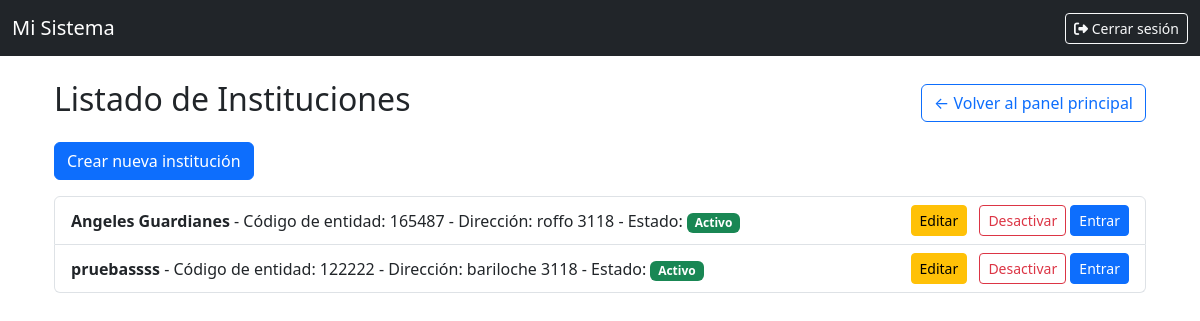
/index.php?action=listarInstituciones (signed in), run on the app's committed database.
### tables this page shows
CREATE TABLE `instituciones` (
  `id_institucion` int NOT NULL,
  `nombre` varchar(100) NOT NULL,
  `codigo_entidad` int NOT NULL,
  `id_localizacion` int DEFAULT NULL,
  `fecha_alta` timestamp NULL DEFAULT CURRENT_TIMESTAMP,
  `estado` tinyint(1) DEFAULT '1'
);

CREATE TABLE `Localizacion` (
  `id_localizacion` int NOT NULL,
  `calle` varchar(255) DEFAULT NULL,
  `numero` int DEFAULT NULL,
  `cod_postal` varchar(100) DEFAULT NULL,
  `departamento` int DEFAULT NULL,
  `piso` int DEFAULT NULL
);

### controllers/InstitucionController.php (called while the page is built, shortened)
<?php
require_once __DIR__ . '/../model/InstitucionModel.php';
class InstitucionController {
    public static function listar() {
        $idUsuario = $_SESSION['user_id'];
        $model = new InstitucionModel();
        $instituciones = $model->obtenerPorUsuario($idUsuario);
        include __DIR__ . '/../views/instituciones/listar.php';
    }
}

### model/InstitucionModel.php (called while the page is built, shortened)
<?php
class InstitucionModel {
    private $conn;
    public function __construct() {
        global $pdo;
        $this->conn = $pdo;
    }
    public function obtenerPorUsuario($idUsuario) {
        $stmt = $this->conn->prepare("
            SELECT i.*, l.calle, l.numero
            FROM instituciones i
            INNER JOIN usuario_instituciones ui ON i.id_institucion = ui.id_institucion
            LEFT JOIN Localizacion l ON i.id_localizacion = l.id_localizacion
            WHERE ui.id_usuario = ?
        ");
        $stmt->execute([$idUsuario]);
        return $stmt->fetchAll(PDO::FETCH_ASSOC);
    }
}

### views/instituciones/listar.php (the view)
<?php include '../include/header.php'; ?>
<div class="container mt-4">
  <div class="d-flex justify-content-between align-items-center mb-3">
    <h2>Listado de Instituciones</h2>
    <a href="index.php?action=dashboard" class="btn btn-outline-primary">
      ← Volver al panel principal
    </a>
  </div>
  <a href="index.php?action=mostrarFormularioCrearInstitucion" class="btn btn-primary mb-3">Crear nueva institución</a>
  <?php if (empty($instituciones)): ?>
    <div class="alert alert-info">No tenés instituciones asociadas aún.</div>
  <?php else: ?>
    <ul class="list-group">
      <?php foreach ($instituciones as $institucion): ?>
        <li class="list-group-item d-flex justify-content-between align-items-center">
          <div>
            <strong><?= htmlspecialchars($institucion['nombre']) ?></strong> -
            Código de entidad: <?= htmlspecialchars($institucion['codigo_entidad']) ?> -
            Dirección: <?= htmlspecialchars($institucion['calle']) ?> <?= htmlspecialchars($institucion['numero']) ?> -
            Estado: <?= $institucion['estado'] == 1
              ? '<span class="badge bg-success">Activo</span>'
              : '<span class="badge bg-secondary">Inactivo</span>' ?>
          </div>
          <div>
            <a href="index.php?action=editarInstitucion&id=<?= $institucion['id_institucion'] ?>" class="btn btn-sm btn-warning me-2">Editar</a>
            <?php if ($institucion['estado'] == 1): ?>
              <a href="index.php?action=desactivarInstitucion&id=<?= $institucion['id_institucion'] ?>&estado=0" class="btn btn-sm btn-outline-danger">Desactivar</a>
            <?php else: ?>
              <a href="index.php?action=desactivarInstitucion&id=<?= $institucion['id_institucion'] ?>&estado=1" class="btn btn-sm btn-outline-success">Activar</a>
            <?php endif; ?>
            <a href="index.php?action=entrarInstitucion&id=<?= $institucion['id_institucion'] ?>" class="btn btn-primary btn-sm">Entrar</a>
          </div>
        </li>
      <?php endforeach; ?>
    </ul>
  <?php endif; ?>
</div>
<?php include '../include/footer.php'; ?>

### public/index.php (shortened to what this page needs)
<?php
require_once '../controllers/InstitucionController.php';
$action = $_GET['action'] ?? 'home';
switch ($action) {
    case 'listarInstituciones':
        InstitucionController::listar();
        break;
}

### include/header.php (shortened to what this page needs)
<?php
require_once __DIR__ . '/../model/InstitucionModel.php';
?>
<!DOCTYPE html>
<html lang="es">
<head>
  <link href="https://cdn.jsdelivr.net/npm/bootstrap@5.3.3/dist/css/bootstrap.min.css" rel="stylesheet" />
  <link href="https://cdnjs.cloudflare.com/ajax/libs/font-awesome/6.4.0/css/all.min.css" rel="stylesheet" />
  <link href="https://cdn.jsdelivr.net/npm/bootstrap@5.3.0/dist/css/bootstrap.min.css" rel="stylesheet">
</head>
<body>
<nav class="navbar navbar-expand-lg navbar-dark bg-dark">
  <div class="container-fluid">
    <a class="navbar-brand" href="index.php">Mi Sistema</a>
    <div class="d-flex align-items-center">
      <?php if (isset($_SESSION['user_id'])): ?>
        <form method="POST" action="index.php?action=logout" class="m-0">
          <button type="submit" class="btn btn-outline-light btn-sm">
            <i class="fas fa-sign-out-alt"></i> Cerrar sesión
          </button>
        </form>
      <?php else: ?>
        <a href="index.php?action=login" class="btn btn-outline-light btn-sm">Iniciar sesión</a>
      <?php endif; ?>
    </div>
  </div>
</nav>
<div class="container mt-4">

### include/footer.php (shortened to what this page needs)
</body>
</html>

### data on the page
instituciones: nombre "Angeles Guardianes", codigo_entidad "165487", id_localizacion.calle "roffo", id_localizacion.numero "3118", estado "Activo"
instituciones: nombre "pruebassss", codigo_entidad "122222", id_localizacion.calle "bariloche", id_localizacion.numero "3118", estado "Activo"
